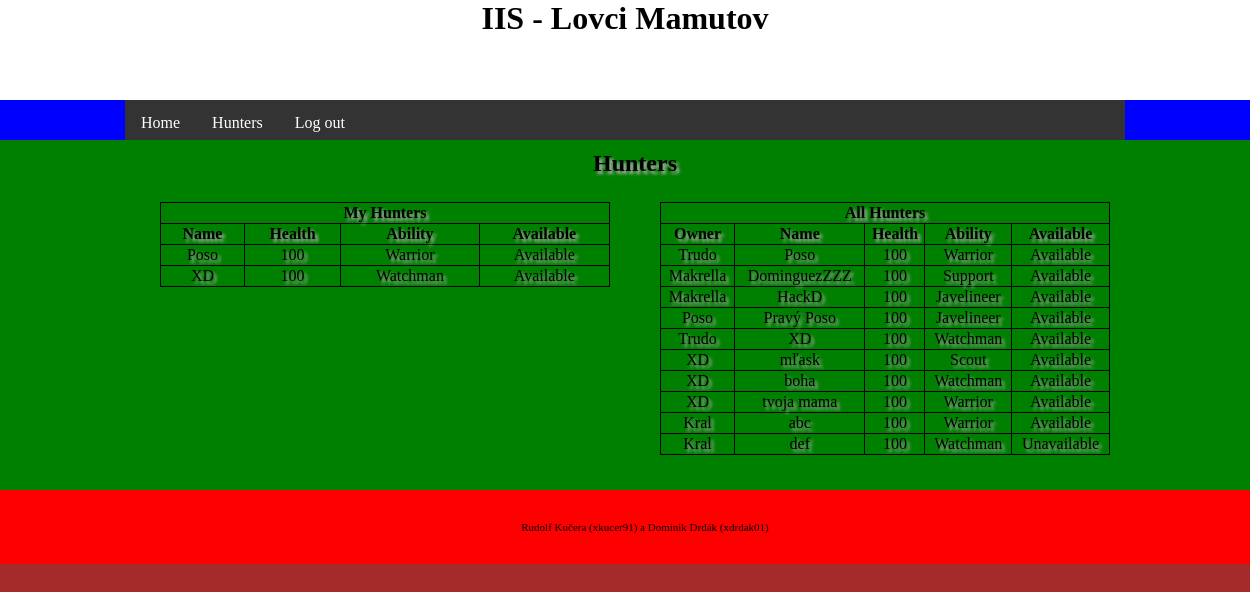
/iis/hunter/overview (signed in), run on an earlier commit of the app's database.
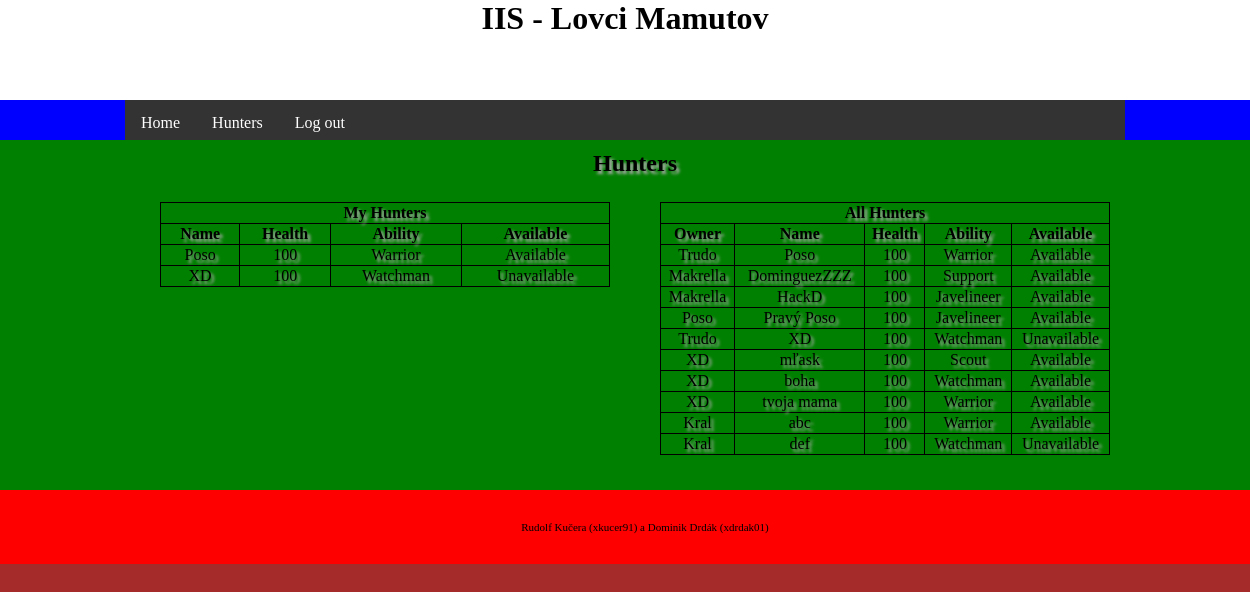
And on a later commit of the database.
### tables this page shows
CREATE TABLE `hunter` (
  `id` int(11) NOT NULL,
  `user` int(11) NOT NULL,
  `name` varchar(255) NOT NULL,
  `health` int(11) NOT NULL,
  `ability` int(11) NOT NULL,
  `available` int(11) NOT NULL,
  `outpost` int(11) NOT NULL
);

CREATE TABLE `ability` (
  `id` int(11) NOT NULL,
  `name` varchar(255) NOT NULL
);

CREATE TABLE `user` (
  `id` int(11) NOT NULL,
  `name` varchar(255) NOT NULL,
  `password` varchar(255) NOT NULL,
  `level` int(11) NOT NULL
);

### controller/RouterController.php (called while the page is built, shortened)
<?php
class RouterController extends Controller
{
	protected $controller;
	private function dashToCamelCase($text)
	{
		$word = str_replace('-', ' ', $text);
		$word = ucwords($word);
		$word = str_replace(' ', '', $word);
		return $word;
	}
	private function parseURL($url)
	{
        $parsedURL = parse_url($url);
		$parsedURL["path"] = ltrim($parsedURL["path"], "/");
		$parsedURL["path"] = trim($parsedURL["path"]);
		$splitPath = explode("/", $parsedURL["path"]);
		return $splitPath;
	}
    public function handle($parameters)
    {
		$parsedURL = $this->parseURL($parameters[0]);
		$iis = array_shift($parsedURL);
		$controllerClass = $this->dashToCamelCase(array_shift($parsedURL)) . 'Controller';
		if (file_exists('controller/' . $controllerClass . '.php'))
			$this->controller = new $controllerClass;
		else
			$this->redirect('iis/error');
        $this->controller->handle($parsedURL);
		$this->view = 'template';
    }
}

### index.php (called while the page is built, shortened)
<?php
$router = new RouterController();
$router->handle(array($_SERVER['REQUEST_URI']));
$router->writeView();

### controller/HunterController.php (called while the page is built, shortened)
<?php
class HunterController extends Controller
{
    public function handle($parameters)
    {
    	if (!isLoggedIn()) {
    		$this->redirect('iis/error');
    	} else {
			$user = new User($_SESSION['user']);
			$user->setId();
		}
    	if (isset($parameters)) {
    		if ($parameters[0] == 'create') {
				$this->header['title'] = "IIS Create Hunter";
				$this->header['description'] = "Create your hunter";
				$this->header['keywords'] = ["iis", "create", "hunter", "start"];
    			$this->view = 'hunterCreate';
                $this->data['abilities'] = Ability::getAllAbilities();
    			if (isset($_POST['hunterName'])) {
                    if (!($user->getMyHuntersCount() > $user->getLevel() )) {
        				$hunter = new Hunter($_POST['hunterName'], 1);
        				$hunter->insertIntoDb();
                    }
                    if ($user->getMyHuntersCount() == $user->getLevel()+1)
    				    $this->redirect('iis/hunter/overview');
                    else
                        $this->redirect('iis/hunter/create');
    			}
    		} else if ($parameters[0] == 'overview') {
				$this->header['title'] = "IIS Hunters";
				$this->header['description'] = "User overview of all hunters";
				$this->header['keywords'] = ["iis", "overview", "hunter", "hunters"];
				$myHunters = $user->getMyHunters();
				$allHunters = Hunter::getAllHunters();
    			$this->view = 'hunterOverview';
    		}
    	}
    }
}

### model/Db.php (called while the page is built, shortened)
<?php
class Db {
    private static $connection;
    private static $settings = array(
		PDO::ATTR_ERRMODE => PDO::ERRMODE_EXCEPTION,
		PDO::MYSQL_ATTR_INIT_COMMAND => "SET NAMES utf8",
		PDO::ATTR_EMULATE_PREPARES => false,
	);
    public static function connect($host, $user, $password, $database) {
		if (!isset(self::$connection)) {
			self::$connection = @new PDO(
				"mysql:host=$host;dbname=$database",
				$user,
				$password,
				self::$settings
			);
		}
	}
    public static function queryOne($query, $parameters = array()) {
		$result = self::$connection->prepare($query);
		$result->execute($parameters);
		return $result->fetch();
	}
    public static function queryAll($query, $parameters = array()) {
		$result = self::$connection->prepare($query);
		$result->execute($parameters);
		return $result->fetchAll();
	}
    public static function querySingle($query, $parameters = array()) {
		$result = self::queryOne($query, $parameters);
		return $result[0];
	}
}

### model/user.php (called while the page is built, shortened)
<?php
class User {
	private $id;
	private $name;
	public function __construct ($name) {
		$user = Db::queryOne('SELECT * FROM user WHERE name = ?',[$name]);
		if (empty($user)) {
			$this->name = $name;
			$this->level = 1;
		} else {
			$this->id = $user['id'];
			$this->name = $user['name'];
		}
	}
	public function setId() {
		$this->id = Db::querySingle('SELECT id FROM user WHERE name = ?', [$this->name]);
	}
	public function getMyHunters() {
		return Db::queryAll('SELECT * FROM hunter WHERE user = ?', [$this->id]);
	}
	public static function getUserNameById($id) {
		return Db::querySingle('SELECT name FROM user WHERE id = ?', [$id]);
	}
}

### model/ability.php (called while the page is built, shortened)
<?php
class Ability {
	public static function getAbilityName($id) {
		return Db::querySingle('SELECT name FROM ability WHERE id = ?', [$id]);
	}
}

### model/hunter.php (called while the page is built, shortened)
<?php
class Hunter {
	public static function getAllHunters() {
		return Db::queryAll('SELECT * FROM hunter');
	}
}

### view/hunterOverview.phtml (the view)
<h1>Hunters</h1>
<table id="myHunters">
	<tr>
		<th colspan="4">
			My Hunters
		</th>
	</tr>
	<tr>
		<th>Name</th>
		<th>Health</th>
		<th>Ability</th>
		<th>Available</th>
	</tr>
	<?php foreach ($myHunters as $hunter):?>
		<tr>
			<td><?= $hunter['name'] ?></td>
			<td><?= $hunter['health'] ?></td>
			<td><?= Ability::getAbilityName($hunter['ability']) ?></td>
			<td>
				<?php if ($hunter['available'] == 1) : ?>
					Available
				<?php else : ?>
					Unavailable
				<?php endif; ?>
			</td>
		</tr>
	<?php endforeach; ?>
</table>
<table id="allHunters">
	<tr>
		<th colspan="5">
			All Hunters
		</th>
	</tr>
	<tr>
		<th>Owner</th>
		<th>Name</th>
		<th>Health</th>
		<th>Ability</th>
		<th>Available</th>
	</tr>
	<?php foreach ($allHunters as $hunter):?>
		<tr>
			<td><?= User::getUserNameById($hunter['user']); ?></td>
			<td><?= $hunter['name'] ?></td>
			<td><?= $hunter['health'] ?></td>
			<td><?= Ability::getAbilityName($hunter['ability']) ?></td>
			<td>
				<?php if ($hunter['available'] == 1) : ?>
					Available
				<?php else : ?>
					Unavailable
				<?php endif; ?>
			</td>
		</tr>
	<?php endforeach; ?>
</table>

### controller/Controller.php (shortened to what this page needs)
<?php
abstract class Controller
{
    protected $view = "";
    public function writeView()
    {
        if ($this->view)
        {
            require("view/" . $this->view . ".phtml");
        }
    }
}

### view/template.phtml (shortened to what this page needs)
<!DOCTYPE html>
<html lang="cs-cz">
	<head>
		<link rel="stylesheet" href="iis/css/style.css" type="text/css"/>
		<link rel="stylesheet" href="iis/css/navigation.css" type="text/css"/>
		<link rel="stylesheet" href="iis/css/start.css" type="text/css"/>
		<link rel="stylesheet" href="iis/css/hunter.css" type="text/css"/>
		<link rel="stylesheet" href="iis/css/outpost.css" type="text/css"/>
	</head>
	<body>
		<header>
			<div class="center">
				<h1>IIS - Lovci Mamutov</h1>
			</div>
		</header>
		<nav>
			<div class="center">
				<ul>
					<li><a href="iis/home">Home</a></li>
					<?php if (isset($_SESSION['user'])): ?>
						<li><a href="iis/hunter/overview">Hunters</a></li>
						<li><a href="iis/logout">Log out</a></li>
					<?php endif; ?>
				</ul>
			</div>
		</nav>
		<article>
			<div class="center">
				<?php $this->controller->writeView();  ?>
			</div>
		</article>
		<footer>
			<div class="center">
				<p>Rudolf Kučera (xkucer91) a Dominik Drdák (xdrdak01)</p>
			</div>
		</footer>
	</body>
</html>

### css/style.css (style rules this page uses)
html { height: 100%; width: 100%; margin: 0; padding: 0; }
body { background-color: brown; width: 100%; margin: 0; padding: 0; min-height: 100%; float: left; }
header { width: 100%; height: 100px; background-color: white; margin: 0; padding: 0; float: left; }
article { margin: 0; padding: 10px; width: 100%; min-height: 200px; text-shadow: 3px 3px 3px #aaaaaa; background-color: green; float: left; }
footer { width: 100%; font-size: 11px; text-align: center; padding: 20px; background-color: red; float: left; }
.center { margin: 0; padding: 0; width: 80%; margin: auto; }
h1 { margin: 0; text-align: center; }

### css/navigation.css (style rules this page uses)
nav { height: 40px; width: 100%; background-color: blue; margin: 0; padding: 0; float: left; }
nav ul { list-style-type: none; margin: 0; padding: 0; overflow: hidden; background-color: #333; }
nav li { float: left; }
nav li a { display: block; color: white; text-align: center; padding: 14px 16px; text-decoration: none; }

### css/hunter.css (style rules this page uses)
#myHunters, #myHunters td, #myHunters th { border-collapse: collapse; border: 1px solid black; }
#myHunters { width: 45%; margin: 2.5%; text-align: center; float: left; }
#allHunters, #allHunters td, #allHunters th { border-collapse: collapse; border: 1px solid black; }
#allHunters { width: 45%; margin: 2.5%; text-align: center; float: right; }

What changed in the data, as far as the page shows it:
changed hunter (number 2 of 10 on the later page): available "Available Available" → "Unavailable Unavailable"
